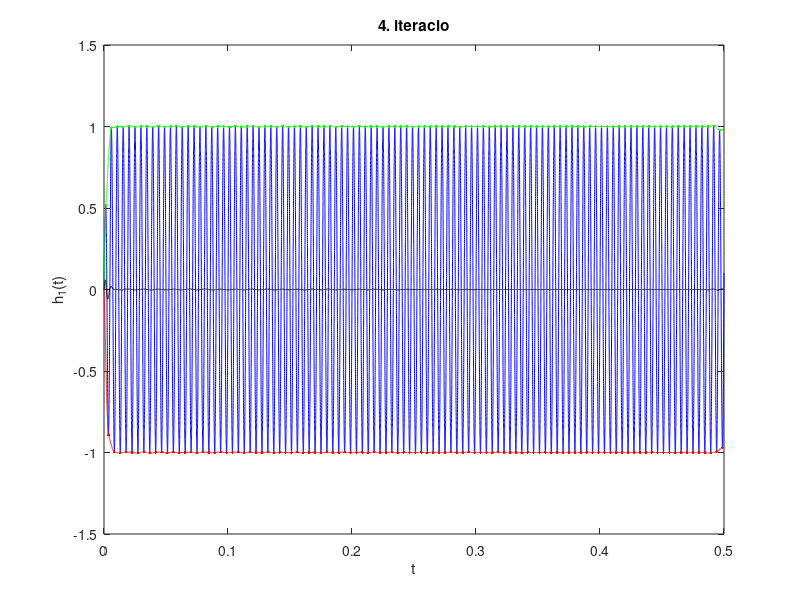
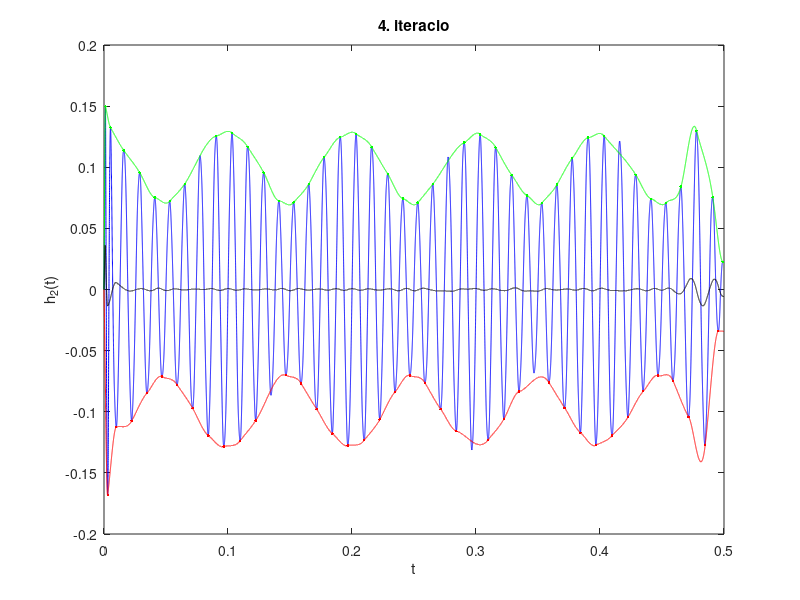
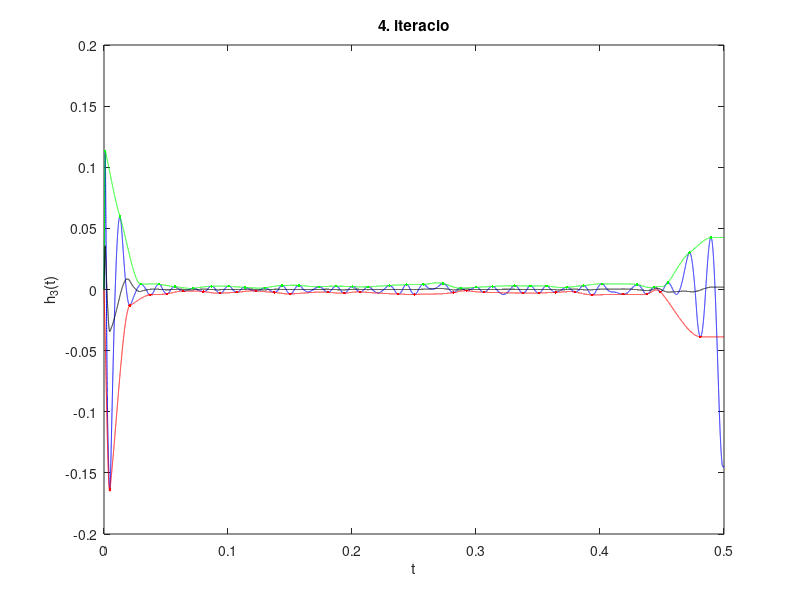

MATLAB code to generate these figures, in order:
clear all;
clc;

%% PARAMETEREK
fs=1e5; % mintaveteli frekvencia
t=0:1/fs:0.5; % idovektor
x=sin(2*pi*210*t)+0.1*sin(2*pi*80*t)+0.03*sin(2*pi*70*t); % jel
W=10; % ablakszelesseg a csucskereseshez
minD=5e-4; % csak azokat a csucsokat tartjuk meg, amelyek mindket szomszedjuktol legalabb ennyivel elternek
imfs=3; % hany IMF-et szamoljunk ki
iters=4; % IMF-enkenti iteracioszam

%% EMPIRICAL MODE DECOMPOSITION
x2=x;
for imf=1:imfs
    h=x2;
    for iter=1:iters
        % CSUCSKERESES
        [m, mi]=min(h(1:(1+W)));
        [M, Mi]=max(h(1:(1+W)));
        mins=[mi m];
        maxes=[Mi M];
        for ii=(W+1):W:(length(h)-W)
            [m, mi]=min(h(ii:(ii+W)));
            [M, Mi]=max(h(ii:(ii+W)));
            newMin=(mins(end,1)~=mi+ii-1 && maxes(end,1)~=mi+ii-1);
            newMax=(maxes(end,1)~=Mi+ii-1 && mins(end,1)~=Mi+ii-1);
            if newMin
                mins=[mins; mi+ii-1 m];
            end
            if newMax
                maxes=[maxes ; Mi+ii-1 M];
            end
        end
        idx=sort([mins(:,1) ; maxes(:,1)]);
        idxRemoveFromMaxes=[];
        idxRemoveFromMins=[];
        for ii=1:length(idx)-1
            m1=find(mins(:,1)==idx(ii));
            m2=find(mins(:,1)==idx(ii+1));
            M1=find(maxes(:,1)==idx(ii));
            M2=find(maxes(:,1)==idx(ii+1));
            if length(m1)==1 && length(m2)==1
                if mins(m1,2)>mins(m2,2)
                    idxRemoveFromMins(end+1)=m1;
                else
                    idxRemoveFromMins(end+1)=m2;
                end
            elseif length(M1)==1 && length(M2)==1
                if maxes(M1,2)<maxes(M2,2)
                    idxRemoveFromMaxes(end+1)=M1;
                else
                    idxRemoveFromMaxes(end+1)=M2;
                end
            end
        end
        mins(idxRemoveFromMins,:)=[];
        maxes(idxRemoveFromMaxes,:)=[];
        [idx, ord]=sort([mins(:,1) ; maxes(:,1)]);
        peaks=[mins(:,2) ; maxes(:,2)];
        peaks=peaks(ord);
        idxRemoveFromMaxes=[];
        idxRemoveFromMins=[];
        if peaks(1)>peaks(2)
            idxRemoveFromMaxes(end+1)=1;
        else
            idxRemoveFromMins(end+1)=1;
        end
        if peaks(end)>peaks(end-1)
            idxRemoveFromMaxes(end+1)=size(maxes,1);
        else
            idxRemoveFromMins(end+1)=size(mins,1);
        end
        for ii=2:length(peaks)-1
            d1=peaks(ii)-peaks(ii-1);
            d2=peaks(ii)-peaks(ii+1);
            if abs(d1)<minD || abs(d2)<minD
                if d1<0
                    idxRemoveFromMins(end+1)=find(mins(:,1)==idx(ii));
                else
                    idxRemoveFromMaxes(end+1)=find(maxes(:,1)==idx(ii));           
                end
            end
        end
        mins(idxRemoveFromMins,:)=[];
        maxes(idxRemoveFromMaxes,:)=[];
        % HARMADFOKU, ELSORENDU SPLINE A LOKALIS SZELSOERTEKEKRE
        vx=[t(1) ; mins(:,1) ; t(end)];
        vy=[x(1) ; mins(:,2) ; x(end)];
        dy=(vy(2:end)-vy(1:end-1))./(vx(2:end)/fs-vx(1:end-1)/fs);
        envL=[];
        for ii=1:length(vx)-2;
            L=vx(ii)/fs;
            R=vx(ii+1)/fs;
            A=[1  L  L^2  L^3;
               1  R  R^2  R^3;
               0  1  2*L  3*L^2;
               0  1  2*R  3*R^2;];
            b=[vy(ii) ; vy(ii+1) ; dy(ii) ; dy(ii+1)];
            v=A\b;
            xi=t(t>=L & t<=R);
            envL=[envL , v(1)+v(2)*xi+v(3)*xi.^2+v(4)*xi.^3];
        end
        if length(envL)<length(t)
            envL=[envL , envL(end)*ones(1,length(t)-length(envL))];
        else
            envL=envL(1:length(t));
        end
        vx=[t(1) ; maxes(:,1) ; t(end)];
        vy=[x(1) ; maxes(:,2) ; x(end)];
        dy=(vy(2:end)-vy(1:end-1))./(vx(2:end)/fs-vx(1:end-1)/fs);
        envU=[];
        for ii=1:length(vx)-2;
            L=vx(ii)/fs;
            R=vx(ii+1)/fs;
            A=[1  L  L^2  L^3;
               1  R  R^2  R^3;
               0  1  2*L  3*L^2;
               0  1  2*R  3*R^2;];
            b=[vy(ii) ; vy(ii+1) ; dy(ii) ; dy(ii+1)];
            v=A\b;
            xi=t(t>=L & t<=R);
            envU=[envU , v(1)+v(2)*xi+v(3)*xi.^2+v(4)*xi.^3];
        end
        if length(envU)<length(t)
            envU=[envU , envU(end)*ones(1,length(t)-length(envU))];
        else
            envU=envU(1:length(t));
        end
        % KOMPENZALAS A BURKOLOGORBEK ATLAGAVAL
        m=(envU+envL)/2;
        figure(imf);
        plot(t,h,'b',t,envU,'g',t,envL,'r',t,m,'k',maxes(:,1)/fs,maxes(:,2),'g.',mins(:,1)/fs,mins(:,2),'r.');
        xlabel('t');
        ylabel(sprintf('h_%d(t)',imf));
        title(sprintf('%d. iteracio',iter));
        pause(1);
        h=h-m;
    end
    x2=x2-h;
end